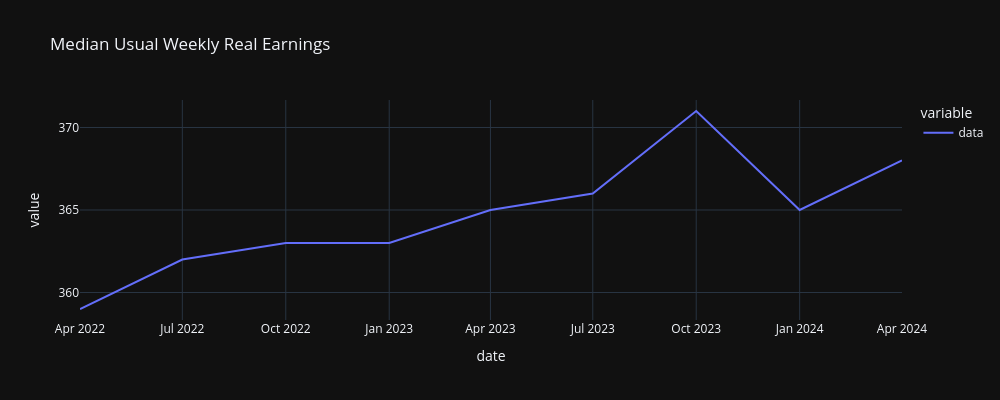

The notebook cell saved with this chart:
### Markdown cell above
For more data see: 
https://www.cnet.com/personal-finance/low-unemployment-statistics-are-misleading-economic-hardship-is-much-worse/

https://www.lisep.org/tru

### Code cell
#  Employed full time: Median usual weekly real earnings: Wage and salary workers: 16 years and over (LES1252881600Q)
plot_data("LES1252881600Q", "Median Usual Weekly Real Earnings", years=2)

# https://www.statista.com/statistics/216259/monthly-real-average-hourly-earnings-for-all-employees-in-the-us/

### Figure 1 — Plotly figure (JSON) as saved in the notebook; plotly's stock layout.template omitted (floating-point values rounded to 4 significant figures)
{"data": [{"hovertemplate": "variable=data<br>date=%{x|%B %d, %Y}<br>value=%{y}<extra></extra>", "legendgroup": "data", "line": {"color": "#636efa", "dash": "solid"}, "marker": {"symbol": "circle"}, "mode": "lines", "name": "data", "orientation": "v", "showlegend": true, "type": "scatter", "x": ["2022-04-01T00:00:00", "2022-07-01T00:00:00", "2022-10-01T00:00:00", "2023-01-01T00:00:00", "2023-04-01T00:00:00", "2023-07-01T00:00:00", "2023-10-01T00:00:00", "2024-01-01T00:00:00", "2024-04-01T00:00:00"], "xaxis": "x", "y": [359, 362, 363, 363, 365, 366, 371, 365, 368], "yaxis": "y"}], "layout": {"height": 400, "legend": {"title": {"text": "variable"}, "tracegroupgap": 0}, "title": {"text": "Median Usual Weekly Real Earnings"}, "width": 1000, "xaxis": {"anchor": "y", "domain": [0, 1], "title": {"text": "date"}}, "yaxis": {"anchor": "x", "domain": [0, 1], "title": {"text": "value"}}}}
